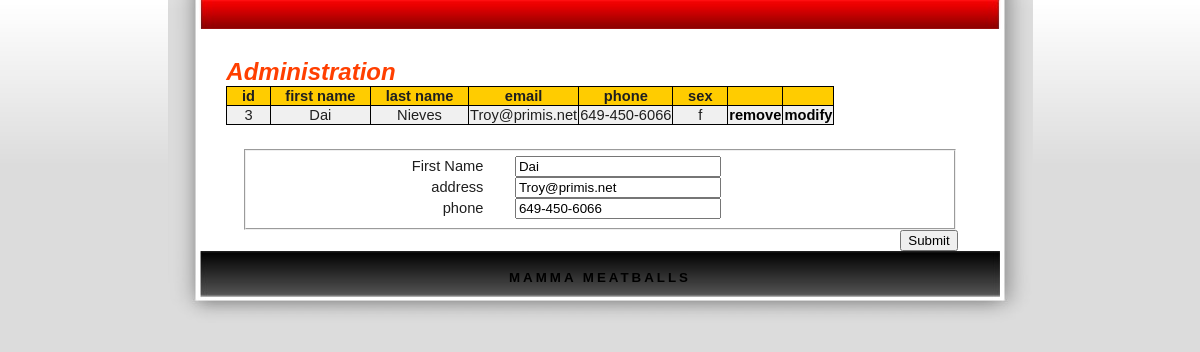
The app's page /website/table/goldenMTable.php?m=3 with its own data.
### tables this page shows
CREATE TABLE IF NOT EXISTS `golden`
(
    `g_id`          INTEGER PRIMARY KEY AUTO_INCREMENT,
    firstname      VARCHAR(45)     NOT NULL,
    `lastname`      VARCHAR(45)     NOT NULL,
    `email`         VARCHAR(45)     NOT NULL,
    phone           CHAR(12)        NULL, 
    `sex`           CHAR(1)    NOT NULL
);

### src/Logger.php (called while the page is built, shortened)
<?php
include_once("MeatballsUser.php");
class Logger
{
    private static $singleton;
    public static function getSingleInstance()
    {
        $argc = func_num_args();
        $args = func_get_args();
        if (self::$singleton === null)
        {
            if ($argc == 0)
            {
                self::$singleton = new Logger();
            }
            else
            {
                self::$singleton = new Logger($args[0]);
            }
            self::$singleton->write("\n[".__CLASS__."] +++ Logger instanciated +++");
        }
        return self::$singleton;
    }
    private function __construct()
    {
        $this->filename = $this->getLogFilePath();
        $this->fd = fopen($this->filename, 'w') or die('Cannot open the log file: ' . $this->filename);
    }
    private function getLogFilePath()
    {
        $filename = $_SERVER['DOCUMENT_ROOT'];
        if (!file_exists($filename)) {
            $filename = getcwd() . "/log/phpunit_log";
        } else {
            $filename .= "/comp353-project/log/log";
        }
        return $filename;
    }
}
?>

### src/MeatballsUser.php (called while the page is built, shortened)
<?php
class MeatballUser
{
    public static function removeTrailingSlash(&$str)
    {
        return $str;
    }
}
?>

### src/IQuery.php (called while the page is built, shortened)
<?php
include_once("MySqlConnection.php");
include_once("ConfigLoader.php");
abstract class IQuery
{
    static protected $mysql;
    public function __construct()
    {
		$this->logger = Logger::getSingleInstance();
        $config_path = $_SERVER['DOCUMENT_ROOT'];
        $config_path .= '/comp353-project/src/project.config.xml';
        $loader = new ConfigLoader($config_path, "localhost");
        if (!isset(self::$mysql)) {
            self::$mysql = new MySqlConnection($loader->getHost(),
                                               $loader->getUsername(),
                                               $loader->getPassword(),
                                               $loader->getDatabase());
        }
    }
    public function execute()
    {
        $this->result = self::$mysql->execute($this->getQueryString());
        return $this->result;
    }
}
?>

### src/ConfigLoader.php (called while the page is built, shortened)
<?php
class ConfigLoader
{
    private $host;
    private $username;
    private $password;
    private $database;
    public function __construct($config_file_path, $myConfigName)
    {
        $this->logger = Logger::getSingleInstance();
        if (file_exists($config_file_path)) {
            $xml = simplexml_load_file($config_file_path);
        } else {
            exit('Failed to open '.$config_file_path."\n");
        }
        $xpath = ($xml->xpath('/configurations/configuration[name="' . $myConfigName . '"]'));
        if (isset($xpath[0])) {
            $node = $xpath[0];
        } else {
            $msg = "[ERROR]::[" . __CLASS__ . "]" . " The xpath query returned empty";
            $this->logger->write($msg);
            print_r($xpath);
            exit($msg);
        }
        $this->host = $node->host;
        $this->username = $node->username;
        $this->database = $node->database;
    }
    public function getHost()
    {
        return $this->host;
    }
    public function getUsername()
    {
        return $this->username;
    }
    public function getPassword()
    {
        return $this->password;
    }
    public function getDatabase()
    {
        return $this->database;
    }
}
?>

### src/MySqlConnection.php (called while the page is built, shortened)
<?php
class MySqlConnection
{
    private $host;
    private $username;
    private $db;
    private $password;
    private $connection;
    public function __construct()
    {
        $argc = func_num_args();
        $args = func_get_args();
        $this->logger = Logger::getSingleInstance();
        if (method_exists($this, $f = '__construct_' . $argc))
        {
            call_user_func_array(array($this, $f), $args);
        }
    }
    private function __construct_4($host, $uname, $password, $db)
    {
        $this->host = $host;
        $this->username = $uname;
        $this->db = $db;
        $this->password = $password;
    }
    private function connect()
    {
        $result = false;
        $this->connection = mysqli_connect($this->host,     $this->username,
                $this->password, $this->db);
        if ($this->connection)
        {
            $result = true;
        }
        return $result;
    }
    public function execute($query)
    {
        if ($this->connection) {
            $semicolons_count = substr_count($query, ';');
            if ($semicolons_count > 1)
            {
                $result = mysqli_multi_query($this->connection, $query);
                while (mysqli_more_results($this->connection) && mysqli_next_result($this->connection))
                {
                    if ($result = mysqli_store_result($this->connection)) {
                        if ($result->num_rows > 0) {
                            $return_a_result = $result;
                        } else {
                            mysqli_free_result($result);
                        }
                    }
                }
                if (isset($return_a_result)) {
                    $result = $return_a_result;
                } else {
                    $result = true;
                }
            } else {
                $result = mysqli_query($this->connection, $query);
            }
        }
        return $result;
    }
    public function __toString()
    {
        return $this->username . "@" . $this->host;
    }
}
?>

### src/CustomQuery.php (called while the page is built, shortened)
<?php
include_once("IQuery.php");
class CustomQuery extends IQuery
{
    private $query_string;
    public function __construct($query_string)
    {
        $this->query_string = $query_string;
    }
    public function getQueryString()
    {
        return $this->query_string;
    }
}
?>

### website/table/goldenMTable.php (the view, shortened to what this page needs)
<html>
<head>
  <link rel="stylesheet" href="stylesheet4.css" type="text/css">
<link rel="stylesheet" href="../css/domsort.css" type="text/css" />
</head>
<body>
<?php include_once("navigationBAR.php"); ?>
<section><h1>Administration</h1>
    <div id="thelist"><ul id="control">
            <li class="button" onclick="sortTable(0, 'num', '1');" ondblclick="sortTable(0, 'num', '-1');">id</li>
            <li class="button" onclick="sortTable(1, 'str', '1');" ondblclick="sortTable(1, 'str', '-1');">first name</li>
			<li class="button" onclick="sortTable(2, 'str', '1');" ondblclick="sortTable(2, 'str', '-1');">last name</li>
			<li class="button" onclick="sortTable(3, 'str', '1');" ondblclick="sortTable(3, 'str', '-1');">email</li>
			<li class="button" onclick="sortTable(4, 'str', '1');" ondblclick="sortTable(4, 'str', '-1');">phone</li>
			<li class="button" onclick="sortTable(5, 'str', '1');" ondblclick="sortTable(5, 'str', '-1');">sex</li>
            <li></li><li></li></ul><?php
			if(!isset($_GET['m']))
				$query = new CustomQuery("SELECT DISTINCT g_id, firstname, lastname, email, phone, sex FROM golden");
			else if(isset($_GET['m']))
				$query = new CustomQuery("SELECT DISTINCT g_id, firstname, lastname, email, phone, sex FROM golden where g_id='".$_GET['m']."'");
			if (!is_null($query))
					$result = $query->execute();
			if(isset($result))
				while($row = mysqli_fetch_row($result))
				{
				echo "<ul>";
				foreach ($row as $field) {
					echo "<li>" . $field . "</li>" ;
				}
						echo "<li><a onclick='remC()' href='remove.php?id=". $row[0] ."-golden'>remove</a></li>
						<li><a href='".$_SESSION['referrer']."?m=$row[0]'>modify</a></li></ul>";
				}
			if(isset($_GET['m'])){
				$query = new CustomQuery("SELECT * from golden where g_id='".$_GET['m']."';");
				$result = $query->execute();
				$row = mysqli_fetch_row($result);
				echo '</div></section>
					<div><form action="modify.php" method="post" name="form1" id="form1">
						<fieldset>
							<label for="firstN">First Name</label>
								<input name="namem" value="'.$row[1].'" placeholder="firstName" required="true" pattern="[A-z]{2,25}" type="text" /><br />
							<label for="address">address</label>
								<input name="emailm" value="'.$row[3].'" placeholder="email" required="true" pattern="[A-z_0-9]+@[A-z]{2,20}.[A-z]{2,4}" type="text" /><br />
							<label for="phone">phone</label>
								<input name="phonem" value="'.$row[4].'" placeholder="###-###-####" required="true" pattern="[0-9]{3}([0-9]{3}|\-[0-9]{3})([0-9]{4}|\-[0-9]{4})" title="phone" required="true" type="text" /><br />
						</fieldset>
							<input type="hidden" name="sidm" value="'.$row[0].'" />
							<input type="submit">
					</form></div>';
			}
        ?></div>
<?php include_once("navigationBAR2.php"); ?>
</body>
</html>

### website/table/stylesheet4.css (style rules this page uses)
form { width: 90%; margin: 0 auto; }
label, input { display: inline-block; }
label { width: 30%; text-align: right; }
label + input { width: 30%; margin: 0 30% 0 4%; }
input + input { float: right; }
section { margin:3%; text-align: center; }
body { margin: 0px; padding: 0px; color: #5F5F5F; background:url(../img/Tbg.jpg) repeat-x; background-color: #DCDCDC; font-family: "Trebuchet MS",verdana,arial,helvetica,sans-serif; font-size: 10pt; }
h1 { background-color: inherit; color: #FF3F00; font-family: "Trebuchet MS",verdana,arial,helvetica,sans-serif; font-size: 18pt; font-style: italic; text-align: left; margin: 0px; }
a:link,a:visited,a:active { color: #000000; background-color: inherit; text-decoration: none; font-weight: bold; }

### website/css/domsort.css (style rules this page uses)
div#thelist { display: table; border: solid; border-width: 1px; border-color: black; border-collapse: collapse; }
div#thelist ul { display: table-row; background-color:#f0f0f0; }
div#thelist ul li { display: table-cell; text-align: center; padding: 1px; border: thin solid black; }
div#thelist ul#control li { display: table-cell; text-align: center; font-weight: bold; padding-left: 1em; padding-right: 1em; background-color: #fc0; }

### website/table/goldenMTable.php (style rules this page uses)
label { width:33%; }

### records on screen
golden: g_id "3", firstname "Dai", lastname "Nieves", email "Troy@primis.net", phone "649-450-6066", sex "f", namem "Dai", emailm "Troy@primis.net", phonem "649-450-6066"
